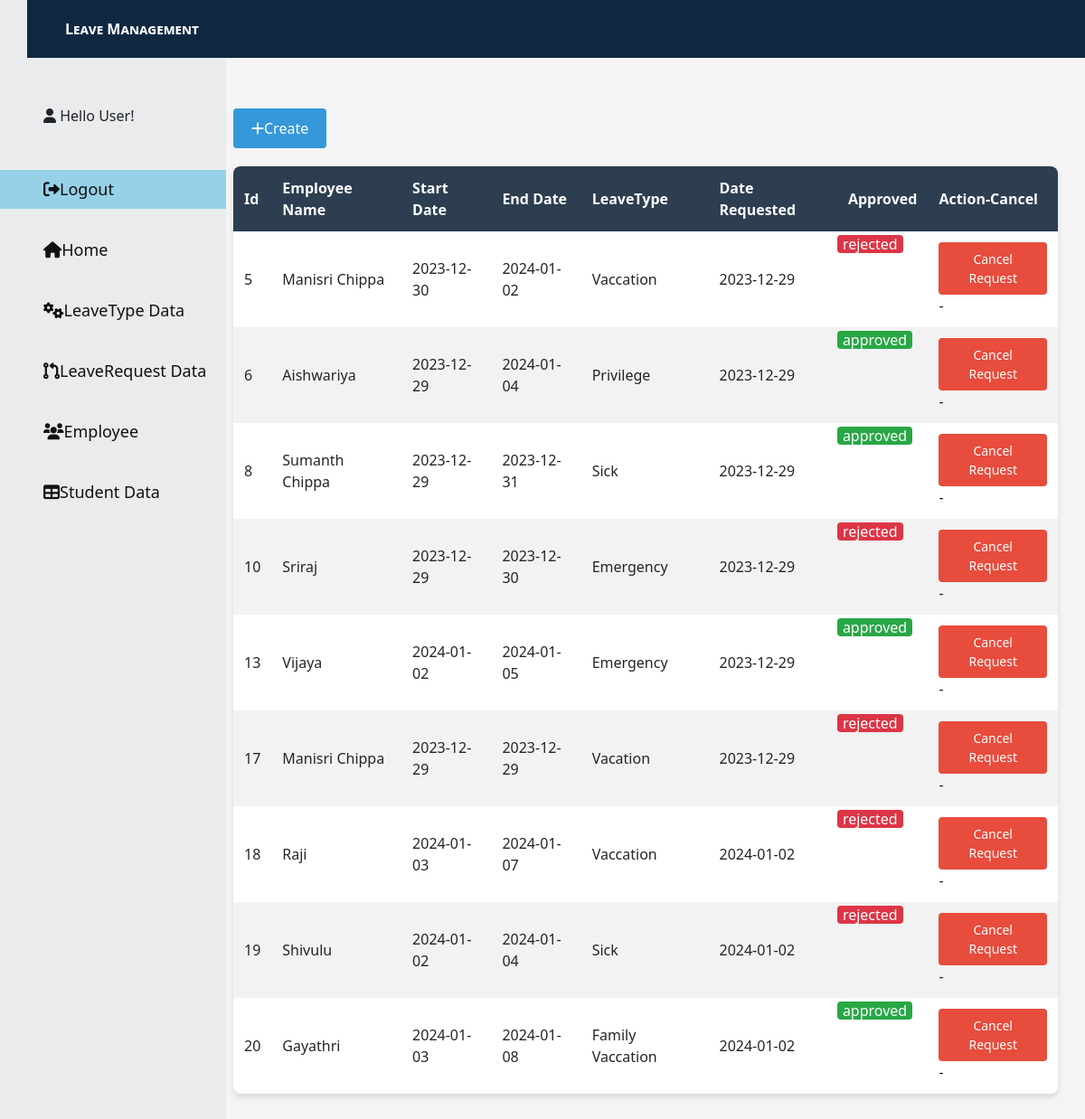
/leaverequest, run on the app's committed database.
### tables this page shows
CREATE TABLE LeaveRequests (
       rowid INTEGER PRIMARY KEY AUTOINCREMENT,
       startdate TEXT NOT NULL,
       enddate TEXT NOT NULL,
       daterequested TEXT NOT NULL,
       requestcomments TEXT NOT NULL,
       approved TEXT NOT NULL,
       requestingemployee TEXT NOT NULL
   );

### app.py (the view)
@app.route('/leaverequest')
def leaverequest():
    con = sqlite3.connect("database.db")
    con.row_factory = sqlite3.Row
    cur = con.cursor()
    cur.execute("SELECT rowid, * FROM LeaveRequests")
    rows = cur.fetchall()
    con.close()
    return render_template("leaverequest.html",rows=rows)

### templates/leaverequest.html (shortened to what this page needs)
<!DOCTYPE html>
<html lang="en">
<head>
    <link href="https://stackpath.bootstrapcdn.com/bootstrap/4.5.2/css/bootstrap.min.css" rel="stylesheet">
</head>
<body>
    {% include 'dashboard.html' %}
    <div class="create-btn">
        <a href="{{ url_for('enternewleavereq') }}"><i class="fa-solid fa-plus"></i>Create</a>
    </div>
    <table>
        <thead>
            <tr>
                <th>Id</th>
                <th>Employee Name</th>
                <th>Start Date</th>
                <th>End Date</th>
                <th>LeaveType</th>
                <th>Date Requested</th>
                <th>Approved</th>
                <th>Action-Cancel</th>
            </tr>
        </thead>
        <tbody>
            {% for row in rows %}
            <tr>
                <td>{{ row["rowid"] }}</td>
                <td>{{ row["requestingemployee"] }}</td>
                <td>{{ row["startdate"] }}</td>
                <td>{{ row["enddate"] }}</td>
                <td>{{ row["requestcomments"] }}</td>
                <td>{{ row["daterequested"] }}</td>
                <td class="approval-status
                          ">
                    {{ row["approved"] }}
                </td>
                <td>
                    <button type="button" class="action-btn delete-btn" data-toggle="modal"
                        data-target="#deleteModal{{ row['rowid'] }}">
                        Cancel Request
                    </button>-
                </td>
            </tr>
            {% endfor %}
        </tbody>
    </table>
</body>
</html>

### templates/dashboard.html (shortened to what this page needs)
<!DOCTYPE html>
<html>
<head>
    <link rel="stylesheet" type="text/css" href="{{ url_for('static', filename='site.css')}}" />
    <link href="https://cdnjs.cloudflare.com/ajax/libs/font-awesome/6.0.0-beta3/css/all.min.css" rel="stylesheet">
</head>
<body>
    <div class="sidenav">
        <br />
        <br />
        <br />
        <br />
        <div>&emsp;&emsp;&emsp;<i class="fa-solid fa-user"></i>
            {{ "Hello User!" }}
        </div>
        <br />
        <br />
        <div>
            <a href="{{ url_for('logout') }}" style="background-color: rgb(151, 209, 231)">&emsp;&emsp;<i class="fa-solid fa-right-from-bracket"></i>Logout</a>
        </div><br />
        <a href="{{ url_for('home') }}">&emsp;&emsp;<i class="fa-solid fa-house"></i>Home</a><br />
        <a href="{{ url_for('leavetype') }}">&emsp;&emsp;<i class="fa-sharp fa-solid fa-gears"></i>LeaveType Data</a><br />
        <a href="{{ url_for('leaverequest') }}">&emsp;&emsp;<i class="fa-solid fa-code-pull-request"></i>LeaveRequest Data</a><br />
        <a href="{{ url_for('display_employee_table') }}">&emsp;&emsp;<i class="fa-solid fa-users"></i>Employee</a><br />
        <a href="{{ url_for('list') }}">&emsp;&emsp;<i class="fa-solid fa-table"></i>Student Data</a>
    </div>
    <div class="topnav">
        <strong><a href="{{ url_for('home') }}" class="navbar-item">Leave Management</a></strong>
    </div>
    <div class="body-content">
    </div>
</body>
</html>

### static/site.css (style rules this page uses)
.navbar-item { font-variant: small-caps; margin-left: 30px; }
.body-content { padding: 5px; font-family:'Segoe UI', Tahoma, Geneva, Verdana, sans-serif; }

### templates/dashboard.html (style rules this page uses)
.sidenav { height: 100%; width: 250px; position: fixed; z-index: 1; top: 0; left: 0; background-color: #eaebec; overflow-x: hidden; padding-top: 20px; }
.sidenav a { padding: 8px 12px; text-decoration: none; font-size: 18px; color: #111111; display: block; transition: 0.3s; }
.topnav { overflow: hidden; background-color: #0f2842; color: #fff; display: flex; align-items: center; justify-content: space-between; padding: 20px; width: 100%; position: fixed; top: 0; z-index: 2; }
.topnav a { color: #fff; text-decoration: none; padding: 8px 12px; margin-left: 10px; }
.body-content { padding: 20px; margin-top: 50px; }

### templates/leaverequest.html (style rules this page uses)
body { font-family: 'Segoe UI', Tahoma, Geneva, Verdana, sans-serif; background-color: #f4f4f4; margin: 0; padding: 30px; }
table { width: 80%; border-collapse: collapse; margin-top: 20px; border-radius: 8px; overflow: hidden; box-shadow: 0 4px 6px rgba(0, 0, 0, 0.1); background-color: #fff; margin-left: 20%; }
th, td { padding: 12px; text-align: left; }
th { background-color: #2c3e50; color: #fff; }
tr:nth-child(even) { background-color: #f2f2f2; }
.action-btn { padding: 8px 12px; border: none; border-radius: 4px; cursor: pointer; transition: background-color 0.3s ease; font-size: 14px; }
.delete-btn { background-color: #e74c3c; color: #fff; }
.create-btn { margin-bottom: 20px; text-align: left; margin-left: 20%; }
.create-btn a { display: inline-block; padding: 10px 20px; background-color: #3498db; color: #fff; border-radius: 4px; text-decoration: none; transition: background-color 0.3s; }
.approval-status { display: inline-block; border-radius: 4px; padding: 2px 6px; font-weight: normal; text-align: center; vertical-align: middle; line-height: 1; }
.approved { background-color: #28a745; color: #fff; }
.rejected { background-color: #dc3545; color: #fff; }

### data on the page
LeaveRequests: rowid "5", requestingemployee "Manisri Chippa", startdate "2023-12-30", enddate "2024-01-02", requestcomments "Vaccation", daterequested "2023-12-29", approved "rejected"
LeaveRequests: rowid "6", requestingemployee "Aishwariya", startdate "2023-12-29", enddate "2024-01-04", requestcomments "Privilege", daterequested "2023-12-29", approved "approved"
LeaveRequests: rowid "8", requestingemployee "Sumanth Chippa", startdate "2023-12-29", enddate "2023-12-31", requestcomments "Sick", daterequested "2023-12-29", approved "approved"
LeaveRequests: rowid "10", requestingemployee "Sriraj", startdate "2023-12-29", enddate "2023-12-30", requestcomments "Emergency", daterequested "2023-12-29", approved "rejected"
LeaveRequests: rowid "13", requestingemployee "Vijaya", startdate "2024-01-02", enddate "2024-01-05", requestcomments "Emergency", daterequested "2023-12-29", approved "approved"
LeaveRequests: rowid "17", requestingemployee "Manisri Chippa", startdate "2023-12-29", enddate "2023-12-29", requestcomments "Vacation", daterequested "2023-12-29", approved "rejected"
LeaveRequests: rowid "18", requestingemployee "Raji", startdate "2024-01-03", enddate "2024-01-07", requestcomments "Vaccation", daterequested "2024-01-02", approved "rejected"
LeaveRequests: rowid "19", requestingemployee "Shivulu", startdate "2024-01-02", enddate "2024-01-04", requestcomments "Sick", daterequested "2024-01-02", approved "rejected"
LeaveRequests: rowid "20", requestingemployee "Gayathri", startdate "2024-01-03", enddate "2024-01-08", requestcomments "Family Vaccation", daterequested "2024-01-02", approved "approved"

### other printed values
{{ "Hello User!" }} "Hello User!"
